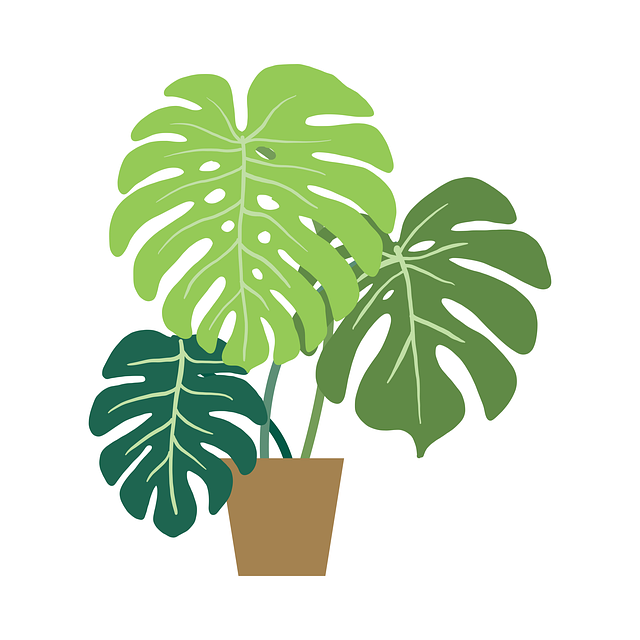
#> input picture OpenCV_playground/plant_pic.jpeg, 640 x 640 px, given in place of the camera
$ python main.py
#> lines starting #> are read from the running program, lines starting #| are printed output that depends on the picture; after the words box and inside, x2 and y2 are one past the last pixel; in counts of white or black regions, pixels touching at a corner belong together

import cv2 #type: ignore
import numpy as np #type: ignore
import time
import platform
from random import randint

# [20 lines of commented-out code are left out]

cap = cv2.VideoCapture(0, cv2.CAP_DSHOW)
WIN = "Corner‑Lab (Esc to quit)"
cv2.namedWindow(WIN)


fps=0
init_max_corners=200
init_quality_pct=2
init_min_dist=2
def nothing(_): pass
cv2.createTrackbar("maxCorners", WIN, init_max_corners, 400, nothing)
cv2.createTrackbar("quality (%)", WIN, init_quality_pct, 20, nothing)
cv2.createTrackbar("minDist", WIN, init_min_dist, 30, nothing)
lower = np.array([50, 100, 50])
upper = np.array([70, 255, 255])
while (True):
    #start=time.perf_counter()
    (ret, frame)=cap.read() #ret=bool if can use webcam
#> frame is the input picture: shape (640, 640, 3); mean B, G, R 201.9, 225.9, 212.3
    if (not ret):
        break
    #cv2.imshow("webcam",frame)
    hsv = cv2.cvtColor(frame, cv2.COLOR_BGR2HSV) #NOTE
#> hsv: shape (640, 640, 3); mean H, S, V 16.2, 43.7, 226.9
    red_mask = cv2.inRange(hsv, lower, upper)
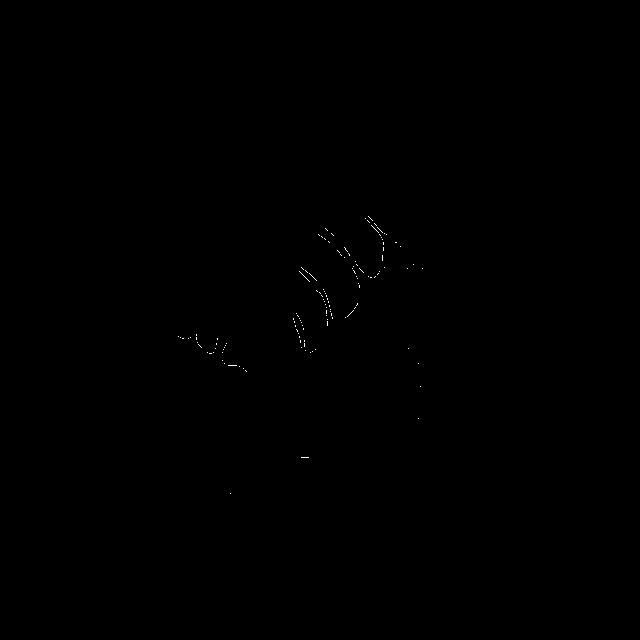
#> red_mask: shape (640, 640); 0.07% white in thin lines or dots, all inside (x1, y1, x2, y2) = (178, 216, 423, 494)
    gray2 = cv2.cvtColor(frame, cv2.COLOR_BGR2GRAY)
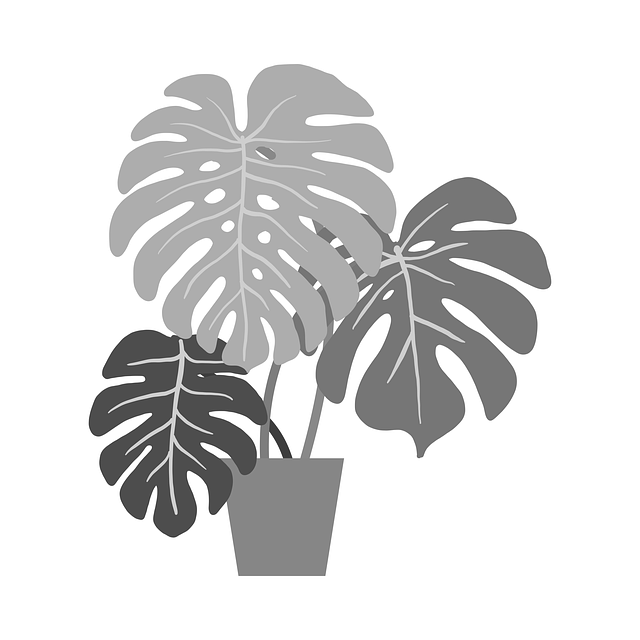
#> gray2: shape (640, 640); min 39, max 255, mean 219.1
    max_corners = max(cv2.getTrackbarPos("maxCorners", WIN), 2)
    quality = max(cv2.getTrackbarPos("quality (%)", WIN), 1) / 100.0
    min_dist = max(cv2.getTrackbarPos("minDist", WIN), 1)
    #corners = np.int64(cv2.goodFeaturesToTrack(gray2,50,0.01,1))
    corners=cv2.goodFeaturesToTrack(
        gray2,
        maxCorners=max_corners,
        qualityLevel=quality,
        minDistance=min_dist
    )
#> corners = 200 rows, first 8: [201, 443], [210, 413], [150, 414], [156, 486], [176, 514], [451, 229], [434, 242], [258, 457]
    annotated = frame.copy()

    if corners is not None:
        for x,y in corners.reshape(-1,2).astype(int):
            cv2.circle(annotated,(x,y),3,255,-1)
#> this loop made 200 passes
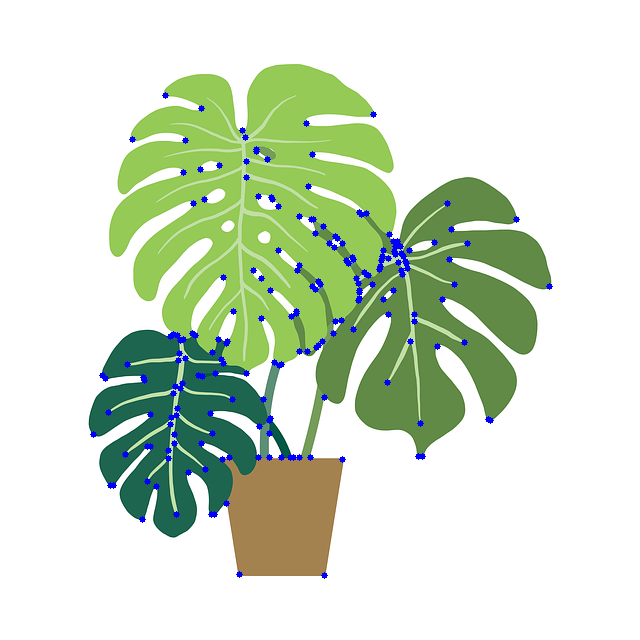
#> annotated: shape (640, 640, 3); 1.3% of pixels changed, all inside (x1, y1, x2, y2) = (90, 92, 553, 579)
    edges2 = cv2.Canny(gray2, 100, 200)
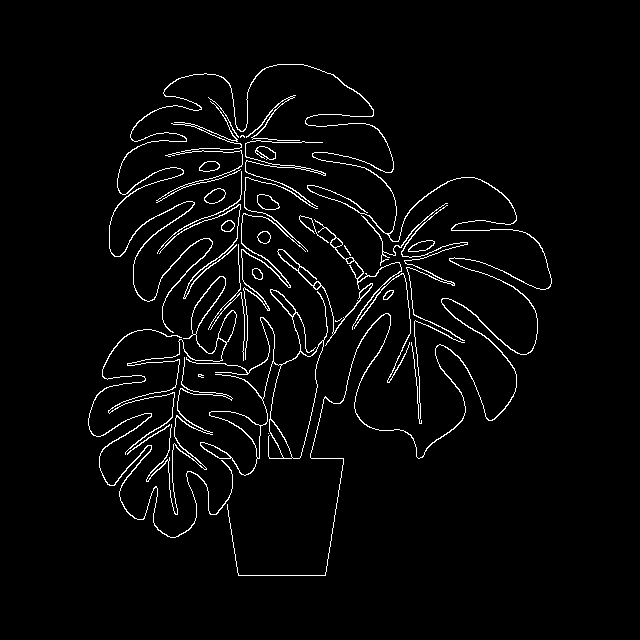
#> edges2: shape (640, 640); 3.2% white in thin lines or dots, all inside (x1, y1, x2, y2) = (88, 64, 552, 576)
    contours, _ = cv2.findContours(red_mask, cv2.RETR_TREE, cv2.CHAIN_APPROX_SIMPLE)
#> contours = 129 contours, all with area under 20
    contours = sorted(contours, key=lambda x:cv2.contourArea(x), reverse=True)

    c_count=0
    for cnt in contours:
        if c_count==2:break
        (x, y, w, h) = cv2.boundingRect(cnt)
        x_medium = int((x + x + w) / 2)
        cv2.rectangle(frame, (x, y), (x + w, y + h), (0, 255, 0), 2)
        c_count+=1
#> this loop made 3 passes
#> (x, y, w, h, x_medium, c_count) on pass 1: (230, 493, 1, 1, 230, 1)
#> (cnt, x, y, w, h, x_medium, c_count) on pass 2: ([[301, 457], [308, 457]], 301, 457, 8, 1, 305, 2)
#> frame: shape (640, 640, 3); 0.01% of pixels changed, all inside (x1, y1, x2, y2) = (229, 456, 311, 496)
#> after the loop, c_count = 2

    txt=str(fps)
    cv2.putText(
        annotated, txt, (10, 25),
        cv2.FONT_HERSHEY_SIMPLEX, 0.8, (0, 0, 0), 4, cv2.LINE_AA
    )
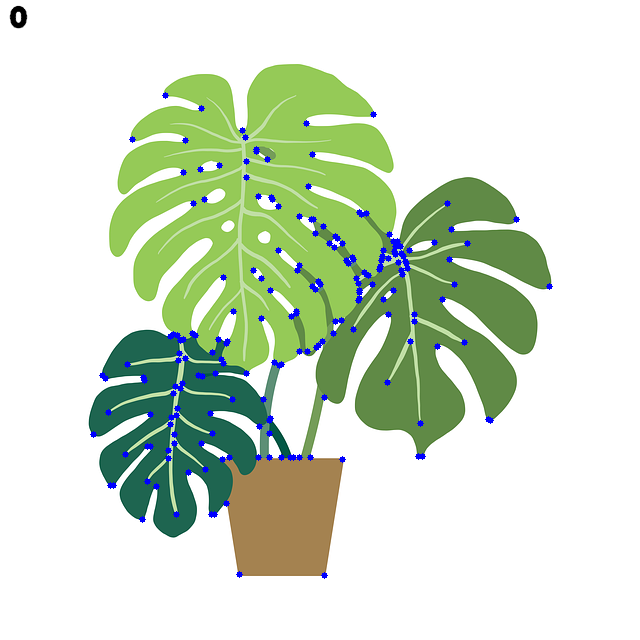
#> annotated: shape (640, 640, 3); 0.08% of pixels changed, all inside (x1, y1, x2, y2) = (9, 5, 28, 29)
    #HERSHEY_SIMPLEX
    #vis=np.hstack((gray2, edges2, corners))
    cv2.imshow("green", frame)
    # [4 lines of commented-out code are left out]
    if (cv2.waitKey(1) & 0xFF == 27):
#> (key Esc is pressed here)
        break
    #end=time.perf_counter()
    #one_frame=end-start
    #fps=1//one_frame

cap.release()
cv2.destroyAllWindows()
